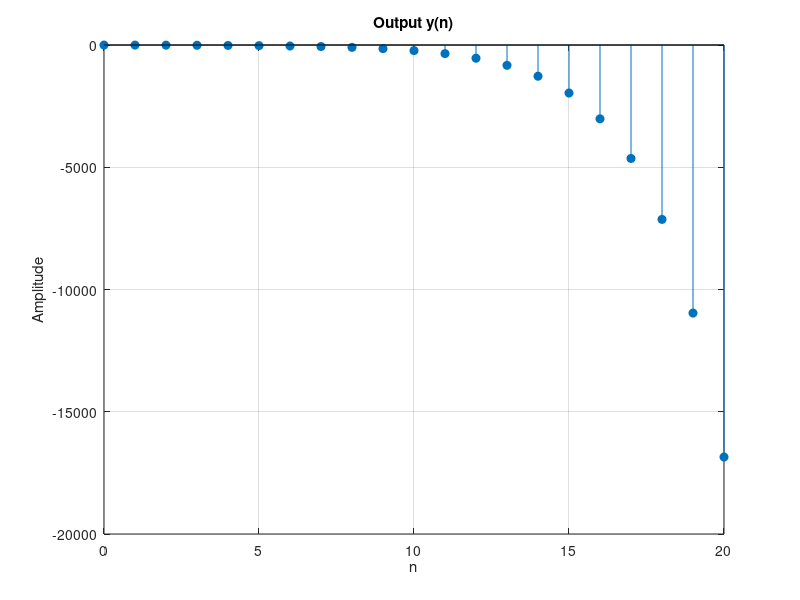

MATLAB code for this plot:
clc;
clear;
close all;

n = 0:20;

% Input signal
x = cos(pi*n/3);

% Pre-allocate
y = zeros(1, length(n));

% Initial conditions
y_minus1 = -2;
y_minus2 = -3;
x_minus1 = 1;
x_minus2 = 1;

for i = 1:length(n)
    
    if i == 1
        x0 = x(i);
        y(i) = (1/3)*(x0 + x_minus1 + x_minus2) ...
             + 0.95*y_minus1 + 0.9025*y_minus2;
         
    elseif i == 2
        y(i) = (1/3)*(x(i) + x(i-1) + x_minus1) ...
             + 0.95*y(i-1) + 0.9025*y_minus1;
         
    else
        y(i) = (1/3)*(x(i) + x(i-1) + x(i-2)) ...
             + 0.95*y(i-1) + 0.9025*y(i-2);
    end
end

% Plot
figure;
stem(n, y, 'filled');
title('Output y(n)');
xlabel('n');
ylabel('Amplitude');
grid on;

disp('y(n) values:');
disp(y);
